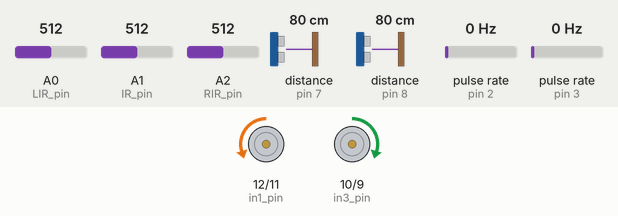
The sketch below on a simulated Arduino Uno, built with avr-gcc and run on an emulated ATmega328P. Shown: motor-driver pin pairs drawn as motors (green arrow = first pin HIGH = forward, orange = second pin HIGH = backward, longer = more drive, scaled by the enable pin). Wiring (inferred from the names in the program): 2 × ultrasonic range finder: trigger pin 4, echo pin 7 / trigger pin 13, echo pin 8; 2 × pulse sensor: data pin 2 / data pin 3. The inputs (shaded band) are chosen by the test bench; at power-on: A0 (LIR_pin) = 512, distance to the obstacle (sensors on pin 7, pin 8) 80 cm, A1 (IR_pin) = 512, A2 (RIR_pin) = 512, pulse rate (sensors on pin 2, pin 3) 0 Hz. The echo pulse lasts 58.3 µs per cm.

Above: at 1.2 s.
1.3 s: A0 (LIR_pin) set to 523
At 1.5 s:
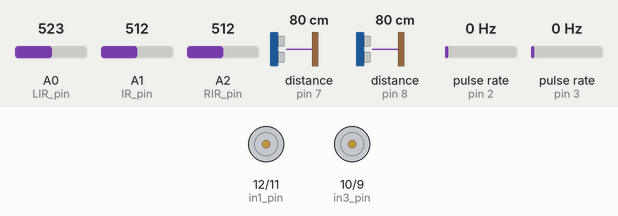
4.3 s: distance to the obstacle (sensor on pin 7) set to 2 cm
7.3 s: distance to the obstacle (sensor on pin 8) set to 35 cm
At 7.5 s:
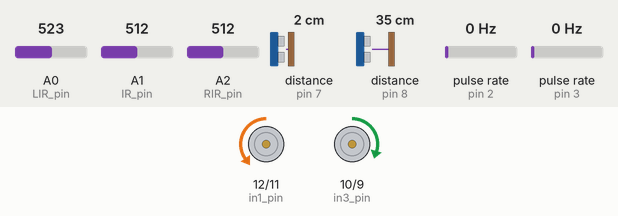
10.3 s: distance to the obstacle (sensor on pin 7) set to 60 cm
13.3 s: distance to the obstacle (sensor on pin 8) set to 9 cm
16.3 s: distance to the obstacle (sensor on pin 7) set to 35 cm
At 20.24 s:
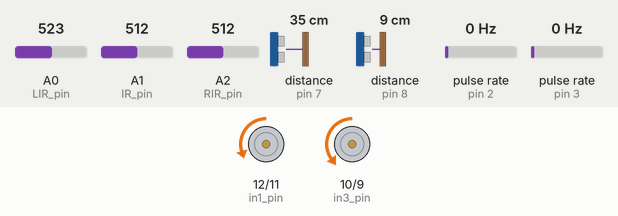
Timing chart, 0 to 20.3 s (numbered marks = the images above; inputs shaded):
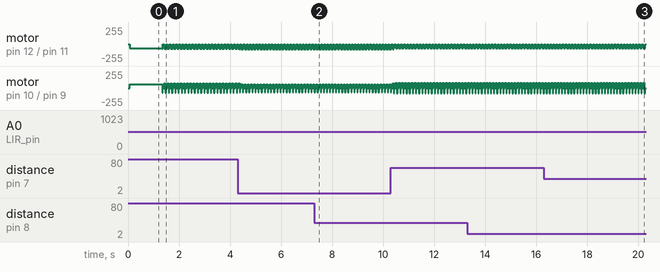

The sketch:

final.ino
```cpp
#include <PID_v1.h>
#define IR_pin A1
//A ---> Right Motor
//B----> Left  Motor
#define motorA_pin_en 6
#define motorB_pin_en 5

#define motorA_encoder_pin 2
#define motorB_encoder_pin 3

#define in1_pin 12
#define in2_pin 11
#define in3_pin 10
#define in4_pin 9

#define Rtrig_pin 4
#define Recho_pin 7
#define Ltrig_pin 13
#define Lecho_pin 8

#define RIR_pin A2
#define LIR_pin A0

int distanceL;
int distanceR;
volatile int encoderACounter = 1;
volatile int encoderBCounter = 1;


double OutputB = 70;
double OutputA = 72;


unsigned long prevTime, currentTime;
int interval =60;

void setup()
{


  pinMode(motorA_pin_en, OUTPUT);
  pinMode(motorB_pin_en, OUTPUT);

  pinMode(in1_pin, OUTPUT);
  pinMode(in2_pin, OUTPUT);
  pinMode(in3_pin, OUTPUT);
  pinMode(in4_pin, OUTPUT);

  pinMode(motorA_encoder_pin, INPUT);//Read from Encoder PINS __|¯¯|__|¯¯|__|¯¯|__|¯¯|
  pinMode(motorB_encoder_pin, INPUT);

  //Ultrasonics sensors
  pinMode(Rtrig_pin, OUTPUT);
  pinMode(Ltrig_pin, OUTPUT);
  pinMode(Recho_pin, INPUT);
  pinMode(Lecho_pin, INPUT);

  ////////// TO MAKE SURE MOTORS ARE OFF INITIALY////////////
  digitalWrite(in1_pin, LOW);
  digitalWrite(in2_pin, LOW);
  digitalWrite(in3_pin, LOW);
  digitalWrite(in4_pin, LOW);
  ///////////////////////////////////////////////////////////

  prevTime = millis();

  attachInterrupt(digitalPinToInterrupt(motorA_encoder_pin), motorARevCount, RISING);
  attachInterrupt(digitalPinToInterrupt(motorB_encoder_pin), motorBRevCount, RISING);
  Serial.begin(9600);

}

void loop()
{

  if (millis() - prevTime >= interval) {

    prevTime = millis();
    // IR > 512 no wall(free),,,, IR <512 wall(STOP)

    if (analogRead(IR_pin) > 512 && analogRead(LIR_pin) < 512 && analogRead(RIR_pin) < 512){ // if there's a wall on left and right move forward
      MoveForward();
    } else if (analogRead(LIR_pin) > 512){ // There's a no wall on the left
      NightyDegreesLeft();
      delay(40);
      MoveForwardSlowly();
      }
    else if (analogRead(LIR_pin) < 512 && analogRead(IR_pin) < 512 && analogRead(RIR_pin) > 512)
      {
        NightyDegreesRight();
       delay(40);
        MoveForwardSlowly();}

    else if (analogRead(RIR_pin) < 512) {
      NightyDegreesLeft();
      NightyDegreesLeft();
    }else
    MoveForwardSlowly();
    delay(50);

  } //RIGHT OFF FRONT ON LEFT  ON


}


void motorARevCount() {
  encoderACounter++;

}


void motorBRevCount() {
  encoderBCounter++;
}


void ErrorCorrection() {
  //Reading from right Ultra
  digitalWrite(Rtrig_pin, LOW);
  delayMicroseconds(2);
  digitalWrite(Rtrig_pin, HIGH);
  delayMicroseconds(10);
  digitalWrite(Rtrig_pin, LOW);

  double durationR = pulseIn(Recho_pin, HIGH);
  distanceR = (durationR * .0343) / 2;
  //Reading from LEFT Ultra
  digitalWrite(Ltrig_pin, LOW);
  delayMicroseconds(2);
  digitalWrite(Ltrig_pin, HIGH);
  delayMicroseconds(10);
  digitalWrite(Ltrig_pin, LOW);

  double durationL = pulseIn(Lecho_pin, HIGH);
  distanceL = (durationL * .0343) / 2;
  //MotorA      MotorB
  int error = distanceR - distanceL;// EX R=9  L=12 9-12 = -3
  if (error > 5) { //DistanceR > DistanceL --> MotorB > MotorA

    OutputA = 60 ; OutputB = 80;

  }
  if (error == 3 || error == 4 ) {
    OutputA = 68 ;
    OutputB = 72;
  }

  if (error < -5) { // DistanceR < DistanceL --> MotorB < MotorA

    OutputA = 80 ; OutputB = 60;

  }
  if (error == -3 || error == -4 ) {
    OutputA = 72 ;
    OutputB = 68;
  }

  if (error == 1 || error == 2 || error == 0) {
    OutputA = 70 ;
    OutputB = 70;
  }
  if (error == -1 || error == -2) {
    OutputA = 70 ;
    OutputB = 70;
  }


}


void MoveForwardSlowly() {

  //Coding the HBridge for Moving Forward
  //MOTORA
  digitalWrite(in1_pin, LOW);
  digitalWrite(in2_pin, HIGH);
  //MOTORB
  digitalWrite(in3_pin, HIGH);
  digitalWrite(in4_pin, LOW);
  //Adjusting the motors speed to meet the best speed to calibrate the motor
  ErrorCorrection();
  //Giving a speed to the motors
  analogWrite(motorA_pin_en, OutputA-10);
  analogWrite(motorB_pin_en, OutputB-10);

}
void MoveForward() {

  //Coding the HBridge for Moving Forward
  //MOTORA
  digitalWrite(in1_pin, LOW);
  digitalWrite(in2_pin, HIGH);
  //MOTORB
  digitalWrite(in3_pin, HIGH);
  digitalWrite(in4_pin, LOW);
  //Adjusting the motors speed to meet the best speed to calibrate the motor
  ErrorCorrection();
  //Giving a speed to the motors
  analogWrite(motorA_pin_en, OutputA);
  analogWrite(motorB_pin_en, OutputB);

}


void moveBackward() {

  //Coding the HBridge for Moving BackWard
  //MOTORA
  digitalWrite(in1_pin, HIGH);
  digitalWrite(in2_pin, LOW);
  //MOTORB
  digitalWrite(in3_pin, LOW);
  digitalWrite(in4_pin, HIGH);
  //Adjusting the motors speed to meet the best speed to calibrate the motor
  ErrorCorrection();
  //Giving a speed to the motors
  analogWrite(motorA_pin_en, OutputA);
  analogWrite(motorB_pin_en, OutputB);

}


void NightyDegreesLeft() {
  //This Function is to move 90 degrees to the left
  //MOTORA
  digitalWrite(in1_pin, LOW);
  digitalWrite(in2_pin, HIGH);
  //MOTORB
  digitalWrite(in3_pin, LOW);
  digitalWrite(in4_pin, HIGH);

  //Move for 90 deg
  analogWrite(motorA_pin_en, OutputA);
  analogWrite(motorB_pin_en, OutputB);
  delay(26);
  analogWrite(motorA_pin_en, 0);
  analogWrite(motorB_pin_en, 0);
}


void NightyDegreesRight() {
  //This Function is to move 90 degrees to the left
  //MOTORA

  //MOTORA
  digitalWrite(in1_pin, HIGH);
  digitalWrite(in2_pin, LOW);
  //MOTORB
  digitalWrite(in3_pin, HIGH);
  digitalWrite(in4_pin, LOW);

  //Move for 90 deg
  analogWrite(motorA_pin_en, OutputA);
  analogWrite(motorB_pin_en, OutputB);
  delay(26);
  analogWrite(motorA_pin_en, 0);
  analogWrite(motorB_pin_en, 0);

}
```

Measured:
- the behaviour switches between 512 and 513 on A0 (LIR_pin) (found by bisection; images 0 and 1)
- after the input at 1.3 s, motor on pin 12 (in1_pin) / pin 11 (in2_pin): alternates backward 70/255 for 0.08 s and stopped for 0.05 s, starting at once; motor on pin 10 (in3_pin) / pin 9 (in4_pin): forward 60/255 → backward 70/255 at once, then repeats every 0.13 s: stopped 0.05 s, forward 70/255 0.05 s, backward 70/255 0.03 s
